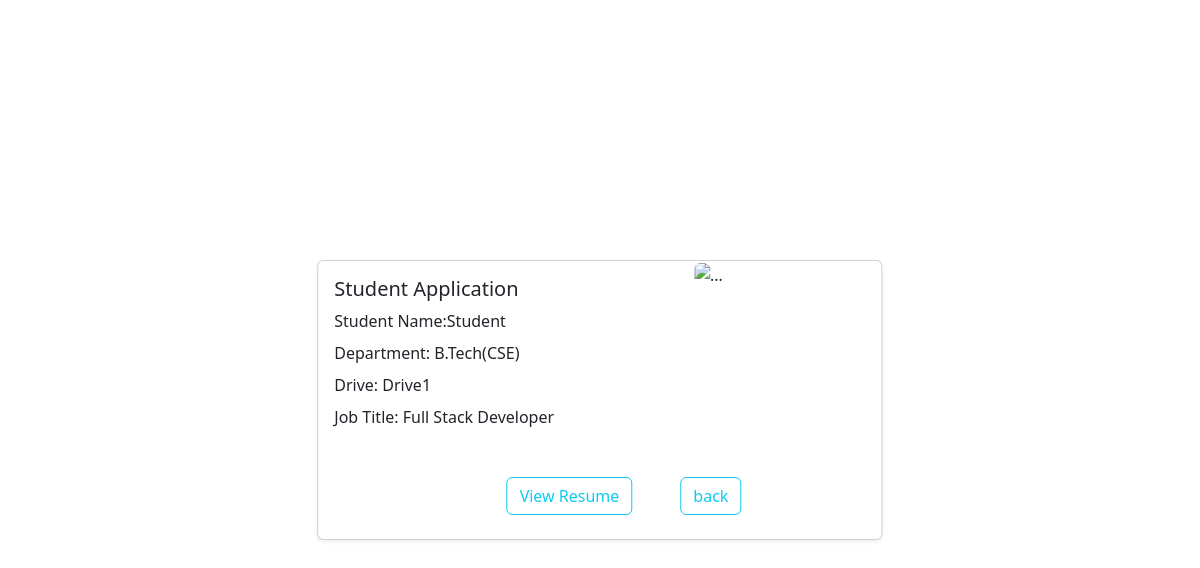
The app's page /admin_view/1 with its own data.
### application/models.py (models this page shows)
class Student(db.Model):
    id = db.Column(db.Integer, primary_key=True)
    user_id = db.Column(db.Integer, db.ForeignKey("user.id"), unique=True, nullable=False)
    name = db.Column(db.String(), nullable=False)
    email = db.Column(db.String(), unique=True, nullable=False)
    department = db.Column(db.String(),nullable=False)
    resume = db.Column(db.String(), nullable=True)
    approval_status = db.Column(db.String(), nullable=False, default="approve")
    applications = db.relationship("Application", backref="student")

class Drive(db.Model):
    id = db.Column(db.Integer, primary_key=True)
    company_id = db.Column(db.Integer, db.ForeignKey("company.id"), nullable=False)
    name=db.Column(db.String(), nullable=False)
    job_title = db.Column(db.String(), nullable=False)
    job_description = db.Column(db.Text,nullable=False)
    eligible_criteria = db.Column(db.Text,nullable=False)
    application_deadline = db.Column(db.String(), nullable=False)
    status = db.Column(db.String(), nullable=False, default="ongoing")
    salary = db.Column(db.String(),nullable=False)
    location = db.Column(db.String(), nullable=False)
    applications = db.relationship("Application", backref="drive")

### application/controllers.py (the view)
@app.route("/admin_view/<int:id>")
def admin_view(id):
    application=Application.query.filter_by(id=id).first()
    if application.student.approval_status=="blacklist":
        return render_template("wait_student.html", user=application.student)
    if application.company.approval_status=="blacklist":
        return render_template("wait_company.html", user=application.company)
    if application.student.approval_status=="pending" or application.company.approval_status=="pending":
        return render_template("u_does_not_exist.html")#dummy
    return render_template("admin_view.html",application=application)

### templates/admin_view.html (shortened to what this page needs)
<!DOCTYPE html>
<html lang="en">
<head>
  <link href="https://cdn.jsdelivr.net/npm/bootstrap@5.3.8/dist/css/bootstrap.min.css" rel="stylesheet"
 />
</head>
<body>
  <div class="container mt-4">
    <div class="card mb-3 shadow-sm position-absolute top-50 start-50 translate-middle">
      <div class="row g-0">
        <div class="col-md-8">
          <div class="card-body">
            <h5 class="card-title">Student Application</h5>
            <p class="card-title">Student Name:{{application.student.name}}</p>
            <p class="card-title"> Department: {{application.student.department}}</p>
            <p class="card-title"> Drive: {{application.drive.name}}</p>
            <p class="card-title"> Job Title: {{application.drive.job_title}}</p>
          </div>
        </div>
        <div class="col-md-4">
          <img src="https://thumbs.dreamstime.com/b/student-icon-vector-graduation-mortar-board-school-college-university-glyph-pictogram-male-person-profile-avatar-108392101.jpg" class="img-fluid rounded-start" alt="...">
        </div>
        <div class=" d-flex align-items-center justify-content-center gap-5 m-4">
         <a href="{{ url_for('view_resume', filename=application.student.resume) }}" class="btn btn-outline-info" target="_blank">
    View Resume
</a>
          <a href="/admin" class="btn btn-outline-info">back</a>
        </div>
      </div>
    </div>
  </div>
</body>
</html>

### records on screen
Student: student.name "Student", student.department "B.Tech(CSE)"
Drive: drive.name "Drive1", drive.job_title "Full Stack Developer"
